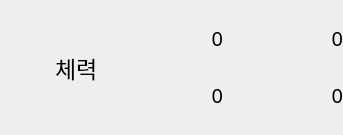
<?xml version="1.0" encoding="UTF-8"?>
<ui version="4.0">
 <class>CrayonStatContainer</class>
 <widget class="QWidget" name="CrayonStatContainer">
  <property name="geometry">
   <rect>
    <x>0</x>
    <y>0</y>
    <width>343</width>
    <height>135</height>
   </rect>
  </property>
  <property name="font">
   <font>
    <family>ONE 모바일POP</family>
    <pointsize>14</pointsize>
   </font>
  </property>
  <property name="windowTitle">
   <string>Form</string>
  </property>
  <layout class="QHBoxLayout" name="horizontalLayout_2">
   <property name="spacing">
    <number>0</number>
   </property>
   <property name="leftMargin">
    <number>0</number>
   </property>
   <property name="topMargin">
    <number>0</number>
   </property>
   <property name="rightMargin">
    <number>0</number>
   </property>
   <property name="bottomMargin">
    <number>0</number>
   </property>
   <item>
    <layout class="QHBoxLayout" name="horizontalLayout">
     <property name="spacing">
      <number>15</number>
     </property>
     <item>
      <widget class="QLabel" name="icon">
       <property name="sizePolicy">
        <sizepolicy hsizetype="Fixed" vsizetype="Fixed">
         <horstretch>0</horstretch>
         <verstretch>0</verstretch>
        </sizepolicy>
       </property>
       <property name="minimumSize">
        <size>
         <width>40</width>
         <height>40</height>
        </size>
       </property>
       <property name="maximumSize">
        <size>
         <width>40</width>
         <height>40</height>
        </size>
       </property>
       <property name="font">
        <font>
         <family>ONE 모바일POP</family>
         <pointsize>15</pointsize>
        </font>
       </property>
       <property name="text">
        <string/>
       </property>
       <property name="scaledContents">
        <bool>true</bool>
       </property>
       <property name="alignment">
        <set>Qt::AlignmentFlag::AlignCenter</set>
       </property>
      </widget>
     </item>
     <item>
      <widget class="QLabel" name="name">
       <property name="sizePolicy">
        <sizepolicy hsizetype="Minimum" vsizetype="Preferred">
         <horstretch>1</horstretch>
         <verstretch>0</verstretch>
        </sizepolicy>
       </property>
       <property name="minimumSize">
        <size>
         <width>120</width>
         <height>0</height>
        </size>
       </property>
       <property name="font">
        <font>
         <family>ONE 모바일POP</family>
         <pointsize>17</pointsize>
        </font>
       </property>
       <property name="text">
        <string>체력</string>
       </property>
       <property name="alignment">
        <set>Qt::AlignmentFlag::AlignLeading|Qt::AlignmentFlag::AlignLeft|Qt::AlignmentFlag::AlignVCenter</set>
       </property>
      </widget>
     </item>
    </layout>
   </item>
   <item>
    <layout class="QVBoxLayout" name="verticalLayout">
     <property name="spacing">
      <number>5</number>
     </property>
     <item>
      <widget class="QLabel" name="stat_purple">
       <property name="sizePolicy">
        <sizepolicy hsizetype="Expanding" vsizetype="Fixed">
         <horstretch>0</horstretch>
         <verstretch>0</verstretch>
        </sizepolicy>
       </property>
       <property name="font">
        <font>
         <family>ONE 모바일POP</family>
         <pointsize>15</pointsize>
        </font>
       </property>
       <property name="text">
        <string>0</string>
       </property>
       <property name="alignment">
        <set>Qt::AlignmentFlag::AlignRight|Qt::AlignmentFlag::AlignTrailing|Qt::AlignmentFlag::AlignVCenter</set>
       </property>
      </widget>
     </item>
     <item>
      <widget class="QLabel" name="stat_gold">
       <property name="sizePolicy">
        <sizepolicy hsizetype="Expanding" vsizetype="Fixed">
         <horstretch>0</horstretch>
         <verstretch>0</verstretch>
        </sizepolicy>
       </property>
       <property name="font">
        <font>
         <family>ONE 모바일POP</family>
         <pointsize>15</pointsize>
        </font>
       </property>
       <property name="text">
        <string>0</string>
       </property>
       <property name="alignment">
        <set>Qt::AlignmentFlag::AlignRight|Qt::AlignmentFlag::AlignTrailing|Qt::AlignmentFlag::AlignVCenter</set>
       </property>
      </widget>
     </item>
    </layout>
   </item>
   <item>
    <layout class="QVBoxLayout" name="verticalLayout_2">
     <property name="spacing">
      <number>5</number>
     </property>
     <item>
      <widget class="QLabel" name="num_purple">
       <property name="sizePolicy">
        <sizepolicy hsizetype="Fixed" vsizetype="Fixed">
         <horstretch>0</horstretch>
         <verstretch>0</verstretch>
        </sizepolicy>
       </property>
       <property name="minimumSize">
        <size>
         <width>120</width>
         <height>0</height>
        </size>
       </property>
       <property name="font">
        <font>
         <family>ONE 모바일POP</family>
         <pointsize>15</pointsize>
        </font>
       </property>
       <property name="text">
        <string>0</string>
       </property>
       <property name="alignment">
        <set>Qt::AlignmentFlag::AlignRight|Qt::AlignmentFlag::AlignTrailing|Qt::AlignmentFlag::AlignVCenter</set>
       </property>
      </widget>
     </item>
     <item>
      <widget class="QLabel" name="num_gold">
       <property name="sizePolicy">
        <sizepolicy hsizetype="Fixed" vsizetype="Fixed">
         <horstretch>0</horstretch>
         <verstretch>0</verstretch>
        </sizepolicy>
       </property>
       <property name="minimumSize">
        <size>
         <width>120</width>
         <height>0</height>
        </size>
       </property>
       <property name="font">
        <font>
         <family>ONE 모바일POP</family>
         <pointsize>15</pointsize>
        </font>
       </property>
       <property name="text">
        <string>0</string>
       </property>
       <property name="alignment">
        <set>Qt::AlignmentFlag::AlignRight|Qt::AlignmentFlag::AlignTrailing|Qt::AlignmentFlag::AlignVCenter</set>
       </property>
      </widget>
     </item>
    </layout>
   </item>
  </layout>
 </widget>
 <resources/>
 <connections/>
</ui>
